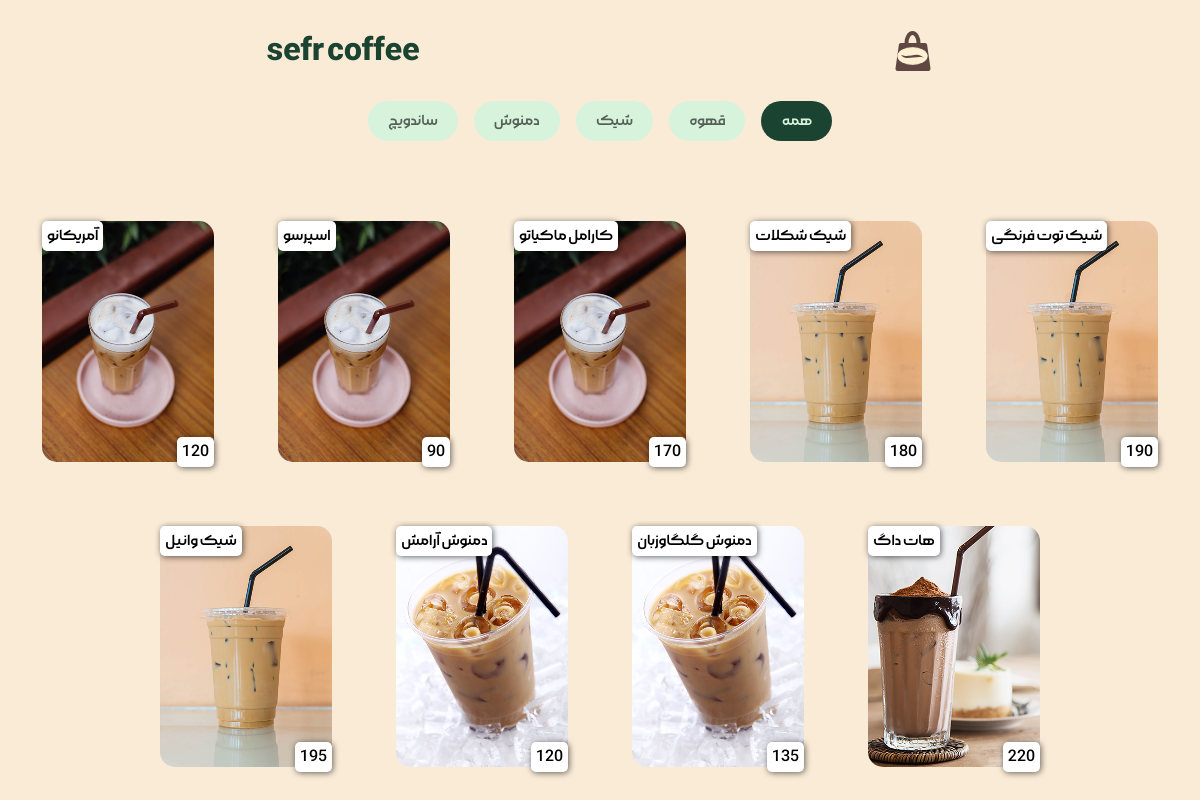
The app's page /menu/ with its own data.
### home/models.py (models this page shows, shortened)
class Category(models.Model):
    title = models.CharField(max_length=50)

class Food_And_Drinks(models.Model):
    category = models.ForeignKey(Category,on_delete=models.CASCADE,related_name='cat')
    name = models.CharField(max_length=50)
    pic = models.ImageField(upload_to='product/')
    price = models.PositiveIntegerField()

### home/views.py (the view)
# urls.py: path('menu/',views.MenuPage.as_view(),name='menu'),
class MenuPage(View):
    template_name = 'home/menu.html'
    def get(self,request):
        CAT = Category.objects.all().order_by('-id')
        FAD = Food_And_Drinks.objects.all()
        return render(request,self.template_name,{'MU':settings.MEDIA_URL,'CAT':CAT,'FAD':FAD})

### home/templates/home/menu.html (shortened to what this page needs)
{% extends 'base.html' %}
{% load static %}
{% block css %}
    <link rel="stylesheet" href="{% static 'home/css/menu.css' %}">
{% endblock %}
{% block body %}
<header class="header">
    <div class="header-wrp">
        <h1 class="header-txt">sefr coffee</h1>
        <div class="header-icon">
            <img src="{{MU}}img/Group 2.svg" class="header-icon__img" alt="coffee-icon">
        </div>
    </div>
</header>
<section    class="categorie">
    <div class="categorie-wrp">
        {% for c in CAT %}
        <a href="{% url 'home:menu_filtered' c.pk %}" class="categorie__items {% if cat_pk is c.pk %}categorie__items--active{% endif %}">{{c.title}}</a>
        {% endfor %}
        <a href="{% url 'home:menu' %}" class="categorie__items {% if not cat_pk %}categorie__items--active{% endif %}">همه</a>
    </div>
</section>
<section class="menu">
    <div class="menu-wrp">
        {% for f in FAD %}
        <div class="menu-item">
            <img src="{{f.pic.url}}" alt="{{f.name}}" class="menu-items__img">
            <span class="menu-item__name">{{f.name}}</span>
            <span class="menu-item__price">{{f.price}}</span>
        </div>
        {% endfor %}
    </div>
</section>
{% endblock %}

### templates/base.html (shortened to what this page needs)
<!DOCTYPE html>
<html lang="en">
<head>
    {% block css %}{% endblock %}
</head>
<body>
    {% block body %}
    {% endblock %}
</body>
</html>

### home/static/home/css/menu.css (style rules this page uses)
:root { --color-primary:#1B4332; --color-scondry:#D8F3DC; --font-primary:morabba; --font-scondry:morabba-bold; }
* { margin: 0; padding: 0; box-sizing: border-box; }
body { background-color: antiquewhite; }
.header { padding: 30px; }
.header-wrp { display: flex; justify-content: space-around; align-items: center; }
.header-txt { color: var(--color-primary); font-size: 2rem; font-family: var(--font-scondry); }
.header-icon { width: 40px; height: 40px; }
.header-icon__img { width: 100%; height: 100%; }
.categorie { overflow-x: auto; -webkit-overflow-scrolling: touch; }
.categorie-wrp { display: flex; justify-content: center; align-items: center; gap: 1rem; }
.categorie__items { font-family: var(--font-primary); background-color: var(--color-scondry); color: rgba(0, 0, 0, 60%); padding: 10px 20px; border-radius: 20px; -webkit-border-radius: 20px; -moz-border-radius: 20px; -ms-border-radius: 20px; -o-border-radius: 20px; text-decoration: none; }
.categorie__items--active { background-color: var(--color-primary); color: var(--color-scondry); }
.menu { margin-top: 5rem; padding:0 30px; }
.menu-wrp { display: flex; justify-content: center; align-items: center; flex-wrap: wrap; gap: 4rem; }
.menu-item { display: flex; justify-content: center; align-items: center; position: relative; }
.menu-items__img { border-radius: 15px; -webkit-border-radius: 15px; -moz-border-radius: 15px; -ms-border-radius: 15px; -o-border-radius: 15px; z-index: 1; }
.menu-item__name { font-family: var(--font-primary); top: 0; left: 0; position: absolute; box-shadow: 0 4 10 #000; background-color: white; box-shadow: 1px 1px 6px rgba(0, 0,0,60%); padding: 5px; border-radius: 5px; -webkit-border-radius: 5px; -moz-border-radius: 5px; -ms-border-radius: 5px; -o-border-radius: 5px; z-index: 2; }
.menu-item__price { font-family: var(--font-primary); bottom: -5px; right: 0; position: absolute; box-shadow: 0 4 10 #000; background-color: white; box-shadow: 1px 1px 6px rgba(0, 0,0,60%); padding: 5px; border-radius: 5px; -webkit-border-radius: 5px; -moz-border-radius: 5px; -ms-border-radius: 5px; -o-border-radius: 5px; z-index: 2; }

### records on screen
Category: title "ساندویچ"
Category: title "دمنوش"
Category: title "شیک"
Category: title "قهوه"
Food_And_Drinks: pic (picture), name "آمریکانو", price "120"
Food_And_Drinks: pic (picture), name "اسپرسو", price "90"
Food_And_Drinks: pic (picture), name "کارامل ماکیاتو", price "170"
Food_And_Drinks: pic (picture), name "شیک شکلات", price "180"
Food_And_Drinks: pic (picture), name "شیک توت فرنگی", price "190"
Food_And_Drinks: pic (picture), name "شیک وانیل", price "195"
Food_And_Drinks: pic (picture), name "دمنوش آرامش", price "120"
Food_And_Drinks: pic (picture), name "دمنوش گلگاوزبان", price "135"
Food_And_Drinks: pic (picture), name "هات داگ", price "220"
